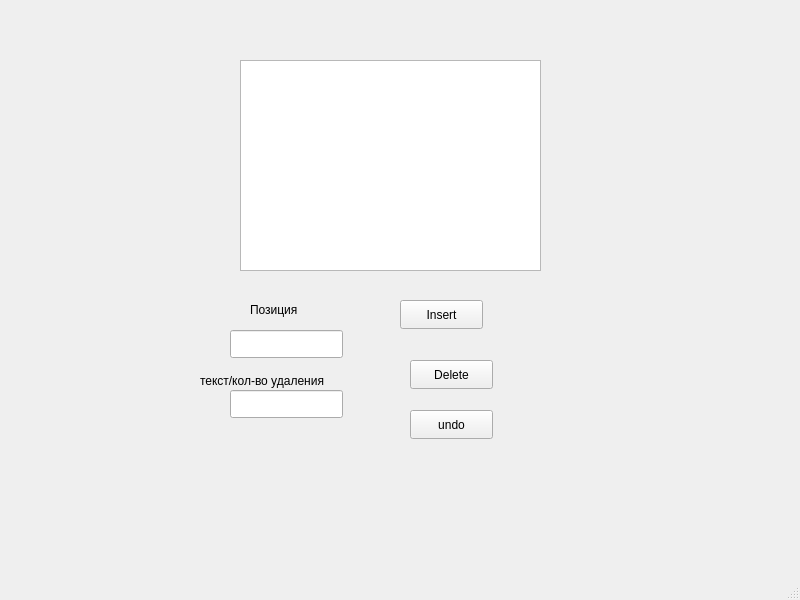
<?xml version="1.0" encoding="UTF-8"?>
<ui version="4.0">
 <class>MainWindow</class>
 <widget class="QMainWindow" name="MainWindow">
  <property name="geometry">
   <rect>
    <x>0</x>
    <y>0</y>
    <width>800</width>
    <height>600</height>
   </rect>
  </property>
  <property name="windowTitle">
   <string>MainWindow</string>
  </property>
  <widget class="QWidget" name="centralwidget">
   <widget class="QPlainTextEdit" name="textEdit">
    <property name="geometry">
     <rect>
      <x>240</x>
      <y>60</y>
      <width>301</width>
      <height>211</height>
     </rect>
    </property>
   </widget>
   <widget class="QLineEdit" name="positionEdit">
    <property name="geometry">
     <rect>
      <x>230</x>
      <y>330</y>
      <width>113</width>
      <height>28</height>
     </rect>
    </property>
    <property name="text">
     <string/>
    </property>
   </widget>
   <widget class="QLineEdit" name="inputEdit">
    <property name="geometry">
     <rect>
      <x>230</x>
      <y>390</y>
      <width>113</width>
      <height>28</height>
     </rect>
    </property>
    <property name="text">
     <string/>
    </property>
   </widget>
   <widget class="QPushButton" name="insertButton">
    <property name="geometry">
     <rect>
      <x>400</x>
      <y>300</y>
      <width>83</width>
      <height>29</height>
     </rect>
    </property>
    <property name="text">
     <string>Insert</string>
    </property>
   </widget>
   <widget class="QPushButton" name="deleteButton">
    <property name="geometry">
     <rect>
      <x>410</x>
      <y>360</y>
      <width>83</width>
      <height>29</height>
     </rect>
    </property>
    <property name="text">
     <string>Delete</string>
    </property>
   </widget>
   <widget class="QPushButton" name="undoButton">
    <property name="geometry">
     <rect>
      <x>410</x>
      <y>410</y>
      <width>83</width>
      <height>29</height>
     </rect>
    </property>
    <property name="text">
     <string>undo</string>
    </property>
   </widget>
   <widget class="QLabel" name="label">
    <property name="geometry">
     <rect>
      <x>250</x>
      <y>300</y>
      <width>63</width>
      <height>20</height>
     </rect>
    </property>
    <property name="text">
     <string>Позиция</string>
    </property>
   </widget>
   <widget class="QLabel" name="label_2">
    <property name="geometry">
     <rect>
      <x>200</x>
      <y>370</y>
      <width>161</width>
      <height>21</height>
     </rect>
    </property>
    <property name="text">
     <string>текст/кол-во удаления</string>
    </property>
   </widget>
  </widget>
  <widget class="QMenuBar" name="menubar">
   <property name="geometry">
    <rect>
     <x>0</x>
     <y>0</y>
     <width>800</width>
     <height>25</height>
    </rect>
   </property>
  </widget>
  <widget class="QStatusBar" name="statusbar"/>
 </widget>
 <resources/>
 <connections/>
</ui>
